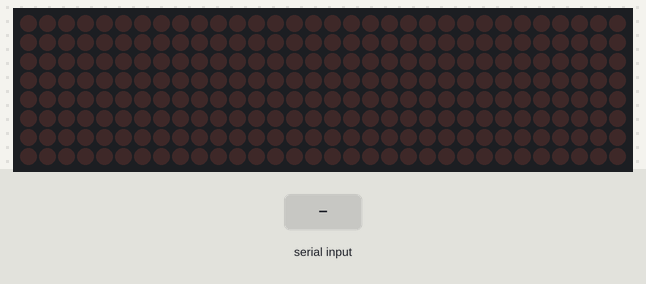
Recording of a sketch running on a simulated Arduino Uno, built with avr-gcc and run on an emulated ATmega328P. On the bench: 32×8 LED matrix. Wiring (inferred from the names in the program): 4 × MAX7219 LED driver (orientation assumed): data pin 7; clock pin 5; CS pin 6. Inputs (shaded band) come from the test bench. What the sketch prints to the serial monitor is not drawn.

Above: at 1.2 s.
1.3 s: "C" received over Serial
At 3.3 s:
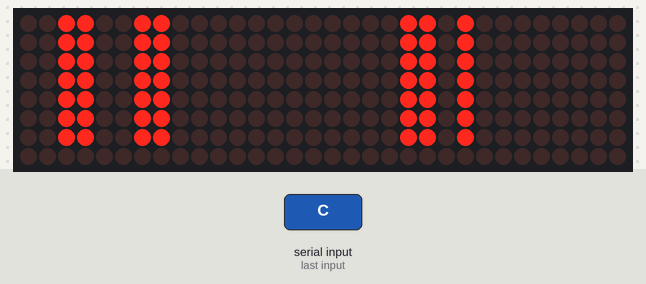
4.0 s: "i" received over Serial
At 6.2 s:
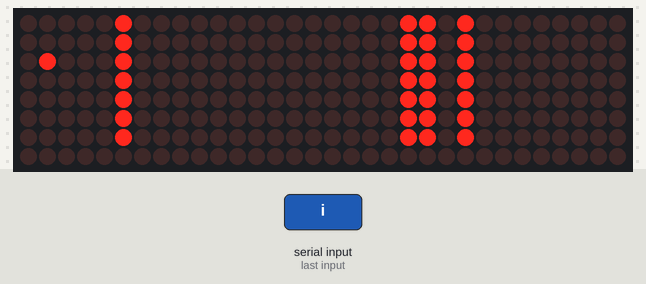
6.5 s: "x" received over Serial
At 7.9 s:
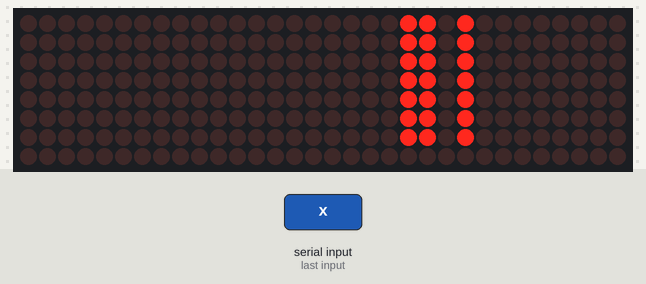
9.0 s: "1" received over Serial
At 10.9 s:
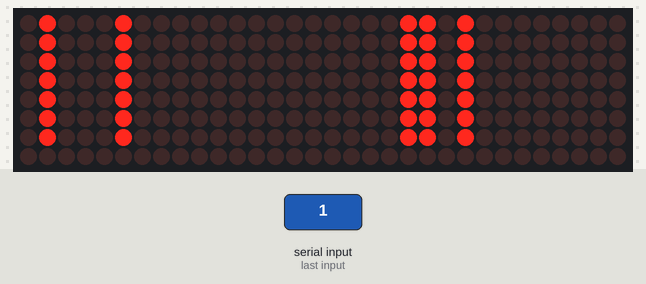
11.6 s: "0" received over Serial
At 13.8 s:
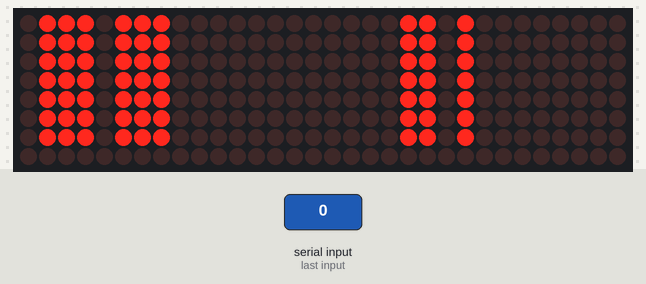
14.1 s: "2" received over Serial
At 15.6 s:
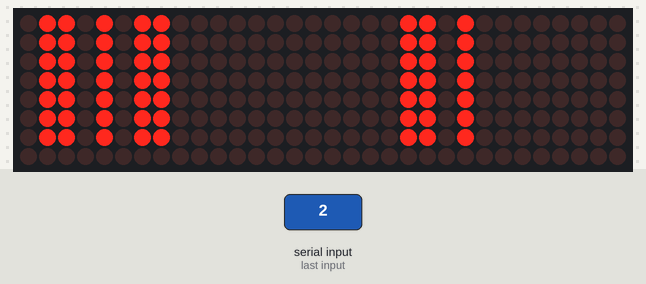
Timing chart, 0 to 17.1 s (numbered marks = the images above; inputs shaded):
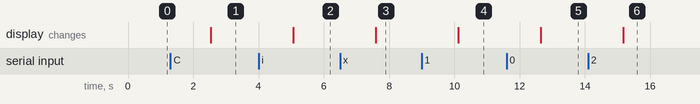

The sketch:

matrix.ino
```cpp
/* During initiation, be sure to send every part to every max7219 and then
upload it.
For example, if you have five max7219's, you have to send the scanLimit 5 times
before you load it-- other wise not every max7219 will get the data. The
function maxInUse keeps track of this, just tell it how many max7219 you are
using.
*/

// Added By LKPridgeon
int matrix_buffer[] {255,255,255,255};
int charList[256];
int matrix_populate_delay = 0;
int matrix_update_delay = 500;
int updates_per_second = 2;


// Base Code
int dataIn = 7;
int load = 6;
int clock = 5;
int mx = 1; //current display
int maxInUse = 4; //change this variable to set how many MAX7219's you'll use so 3 boards = 3
int e = 0; // just a varialble
int D;
int TeamA_Score=75;
int MOD;
int MOD1;
int FirstRead = 1;
int Seg_map[] { 119, 68, 107, 109, 92, 61, 63, 100, 255, 125 };   // Maps 0-9 to required pattern
// define max7219 registers
byte max7219_reg_noop = 0x00;
byte max7219_reg_digit0 = 0x01;
byte max7219_reg_digit1 = 0x02;
byte max7219_reg_digit2 = 0x03;
byte max7219_reg_digit3 = 0x04;
byte max7219_reg_digit4 = 0x05;
byte max7219_reg_digit5 = 0x06;
byte max7219_reg_digit6 = 0x07;
byte max7219_reg_digit7 = 0x08;
byte max7219_reg_decodeMode = 0x09;
byte max7219_reg_intensity = 0x0a;
byte max7219_reg_scanLimit = 0x0b;
byte max7219_reg_shutdown = 0x0c;
byte max7219_reg_displayTest = 0x0f;
void putByte(byte data) {
byte i = 8;
byte mask;
while (i > 0) {
mask = 0x01 << (i - 1); // get bitmask
digitalWrite( clock, LOW); // tick
if (data & mask) { // choose bit
digitalWrite(dataIn, HIGH);// send 1
} else {
digitalWrite(dataIn, LOW); // send 0
}
digitalWrite(clock, HIGH); // tock
--i; // move to lesser bit
}
}
void maxSingle( byte reg, byte col) {
//maxSingle is the "easy" function to use for a //single max7219
digitalWrite(load, LOW); // begin
putByte(reg); // specify register
putByte(col);//((data & 0x01) * 256) + data >> 1); // put data
// and load da shit
digitalWrite(load, HIGH);
}
void maxAll (byte reg, byte col) { // initialize all MAX7219's in the system
int c = 0;
digitalWrite(load, LOW); // begin
for ( c = 1; c <= maxInUse; c++) {
putByte(reg); // specify register
putByte(col);//((data & 0x01) * 256) + data >> 1); // put data
}
digitalWrite(load, HIGH);
}
void maxOne(byte maxNr, byte reg, byte col) {
//maxOne is for adressing different MAX7219's,
//whilele having a couple of them cascaded
int c = 0;
digitalWrite(load, LOW); // begin
for ( c = maxInUse; c > maxNr; c--) {
putByte(0); // means no operation
putByte(0); // means no operation
}
putByte(reg); // specify register
putByte(col);//((data & 0x01) * 256) + data >> 1); // put data
for ( c = maxNr - 1; c >= 1; c--) {
putByte(0); // means no operation
putByte(0); // means no operation
}
digitalWrite(load, HIGH);
}
void setup () {
  pinMode(dataIn, OUTPUT);
  pinMode(clock, OUTPUT);
  pinMode(load, OUTPUT);
  Serial.begin(115200);
  Serial.flush();
  digitalWrite(clock, HIGH);
  //initiation of the max 7219
  maxAll(max7219_reg_scanLimit, 0x07);
  maxAll(max7219_reg_decodeMode, 0x00); // using an led matrix (not digits)
  maxAll(max7219_reg_shutdown, 0x01); // not in shutdown mode
  maxAll(max7219_reg_displayTest, 0x00); // no display test
  for (e = 1; e <= 8; e++) { // empty registers, turn all LEDs off
    maxAll(e, 0);
  }
  maxAll(max7219_reg_intensity, 0x0f & 0x0f); // the first 0x0f value you can set to alter brightness
  // range: 0x00 to 0x0f

  createCharList();
}

void createCharList(){
  charList[48]  = 119; //0
  charList[49]  =  68; //1
  charList[50]  = 107; //2
  charList[51]  = 109; //3
  charList[52]  =  92; //4
  charList[53]  =  61; //5
  charList[54]  =  63; //6
  charList[55]  = 100; //7
  charList[56]  = 255; //8
  charList[57]  = 125; //9
  charList[45]  =   8; //-
  charList[71]  = 125; //g
  charList[103] = 125;
  charList[80]  = 122; //p
  charList[112] = 122;
  charList[73]  = 256; //Special Case for lower case i
  charList[105] = 256;
  charList[79]  = 119; //o
  charList[111] = 119;
  charList[76]  =  19; //l
  charList[108] =  19;
  charList[85]  =   7; //u
  charList[117] =   7;
  charList[84]  =  27; //t
  charList[116] =  27;
  charList[67]  =  51; //c
  charList[99]  =  51;
  charList[83]  =  61; //s
  charList[115] =  61;
  charList[82]  =  10; //r
  charList[114] =  10;
  charList[72]  =  30; //h
  charList[104] =  30;
  charList[69]  =  59; //e
  charList[101] =  59;
  charList[65]  = 126; //a
  charList[97]  = 126;
  charList[66]  =  31; //b
  charList[98]  =  31;
  charList[69]  =  79; //d
  charList[100] =  79;
  charList[89]  =  93; //y
  charList[121] =  93;
  charList[88]  = 256; //Special Case for Do Not Update
  charList[32]  =   0; //Blank
  charList[110] =   0; //Blank
  charList[33]  = 256; //Special Case for !
  charList[63]  = 256; //Special Case for ?
}

// Matrix(mx) details 1=TeamA units,2=TeamA Tens,3=TeamB units,4=TeamB Tens
void loop () {
  LED(D); // Write Out

  /*for (int i; i<maxInUse; i++){
    for(int j; j<8; j++){
      maxOne((maxInUse-i), j, matrix_buffer[i]);
    }
  } */

  delay (1000/updates_per_second);
}


void LED(int D){
  getChar();
  Serial.flush();
}

void getChar() {
  if (Serial.available()){
    while (Serial.available()){
      char data[0];
      Serial.readBytes(data, maxInUse);
      data[maxInUse] = 0; // Remove overflow
      Serial.println(data);
      //Serial.println(maxInUse);
      for (int i=0; i<maxInUse; i++){
        //Serial.println("It:" + i);
        if(charList[data[i]] != 256){
          for(int t1=0; t1<8; t1++){
            maxOne((maxInUse-i), t1, charList[data[i]]);
          }
        }
        else
        {
          specialCase(data[i], (maxInUse-i));
        }
        //Serial.println(charList[data[i]]);

        delay (matrix_populate_delay);
      }

      delay (matrix_update_delay);
    }
  }
}


void specialCase(int data, int DID){
  switch (data)  {
    case 67:
      generateI(DID);
      break;
    case 105:
      generateI(DID);
      break;
    case 33:
      generateEMark(DID);
      break;
    case 63:
      generateQMark(DID);
      break;
    case 88:
      break;
    case 120:
      break;
    default:
      break;
  }
}

void generateI(int DID){
  maxOne(DID, 1, 4); // mx=current matrix, D=Pattern Match for Digit to be LIT
  maxOne(DID, 2, 4);
  maxOne(DID, 3, 68);
  maxOne(DID, 4, 4);
  maxOne(DID, 5, 4);
  maxOne(DID, 6, 4);
  maxOne(DID, 7, 4);
  //Serial.println("Generating lower case i");
}

void generateEMark(int DID){
  maxOne(DID, 1, 68);
  maxOne(DID, 2, 64);
  maxOne(DID, 3, 68);
  maxOne(DID, 4, 68);
  maxOne(DID, 5, 68);
  maxOne(DID, 6, 68);
  maxOne(DID, 7, 68);
}

void generateQMark(int DID){
  maxOne(DID, 1, 106);
  maxOne(DID, 2, 106);
  maxOne(DID, 3, 106);
  maxOne(DID, 4, 106);
  maxOne(DID, 5, 104);
  maxOne(DID, 6, 106);
  maxOne(DID, 7, 106);
}
```

Measured:
- after the input at 1.3 s, the display: changes after 1.2 s (image 1)
- after the input at 4.0 s, the display: changes after 1.1 s (image 2)
- after the input at 6.5 s, the display: changes after 1.1 s (image 3)
- after the input at 9.0 s, the display: changes after 1.1 s (image 4)
- after the input at 11.6 s, the display: changes after 1.1 s (image 5)
- after the input at 14.1 s, the display: changes after 1.1 s (image 6)
